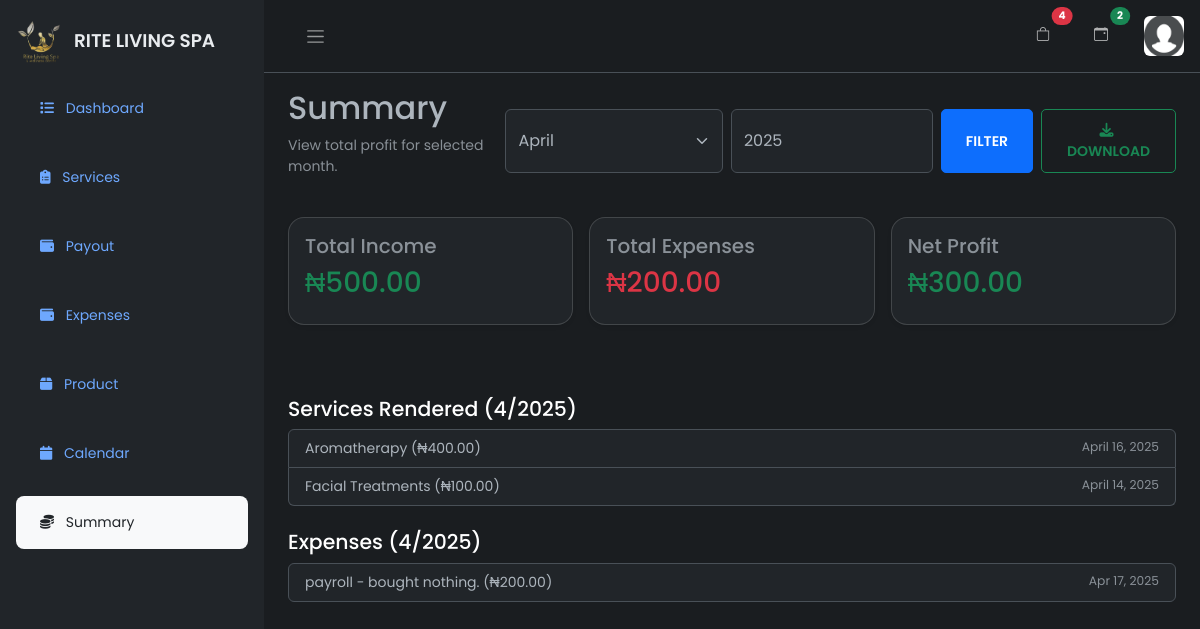
The app's page /profit-summary/ (signed in) with its own data.
### firstApp/models.py (models this page shows, shortened)
class ServiceRendered(models.Model):
    staff_name = models.ForeignKey(CustomUser, on_delete=models.SET_NULL, null=True, blank=True, limit_choices_to={'is_not_secretary': True})
    amount = models.DecimalField(max_digits=10, decimal_places=2)
    PAYMENT_CHOICES = [
        ('cash', 'Cash'),
        ('pos', 'POS'),
        ('transfer', 'Transfer'),
    ]
    mode_of_payment = models.CharField(max_length=10, choices=PAYMENT_CHOICES)
    SERVICE_TYPE_CHOICES = [
        ('solo', 'Solo'),
        ('contract', 'Contract'),
    ]
    service_type = models.CharField(max_length=10, choices=SERVICE_TYPE_CHOICES)
    SERVICE_TYPE_RENDERED = [
        ('Massage Therapy', 'Massage Therapy'),
        ('Facial Treatments', 'Facial Treatments'),
        ('Aromatherapy', 'Aromatherapy'),
        ('Body Scrubs', 'Body Scrubs'),
        ('Steam & Sauna', 'Steam & Sauna'),
        ('Nail Care', 'Nail Care'),
    ]
    service_rendered = models.CharField(max_length=20, null=True, blank=True, choices=SERVICE_TYPE_RENDERED)
    service_date = models.DateField(auto_now_add=True)
    description = models.TextField(null=True, blank=True)
    staff_role = models.CharField(max_length=100, null=True, blank=True)
    customer_name = models.CharField(max_length=255, null=True, blank=True)
    invoice_number = models.CharField(max_length=50, unique=True, null=True, blank=True)
    created_at = models.DateTimeField(auto_now_add=True)
    PAYMENT_STATUS_CHOICES = [
        ('pending', 'Pending'),
        ('confirmed', 'Confirmed'),
    ]
    payment_status = models.CharField(max_length=10, choices=PAYMENT_STATUS_CHOICES, default='pending')
    class Meta:
        verbose_name = "Service Rendered"
        verbose_name_plural = "Services Rendered"
        ordering = ['-service_date']

class Expense(models.Model):
    CATEGORY_CHOICES = [
        ('service', 'Service'),
        ('supplies', 'Supplies'),
        ('payroll', 'Payroll'),
        ('maintenance', 'Maintenance'),
        ('marketing', 'Marketing'),
        ('other', 'Other'),
    ]
    amount = models.DecimalField(max_digits=10, decimal_places=2)  # Stores the amount of the expense
    description = models.TextField()  # A brief description of the expense
    category = models.CharField(max_length=20, choices=CATEGORY_CHOICES, default='other')  # Category of the expense
    date = models.DateTimeField(default=timezone.now)  # Date when the expense was recorded
    created_at = models.DateTimeField(auto_now_add=True)  # Timestamp of when the expense was created
    updated_at = models.DateTimeField(auto_now=True)  # Timestamp of when the expense was last updated
    class Meta:
        verbose_name = 'Expense'
        verbose_name_plural = 'Expenses'
        ordering = ['-date']  # Ordering expenses by most recent date

### firstApp/decorators.py (the view)
    def _wrapped_view(request, *args, **kwargs):
        if not (request.user.is_admin or request.user.is_secretary):
            return HttpResponseForbidden("You are not authorized to view this page.")
        return view_func(request, *args, **kwargs)

### firstApp/templates/auth/summary.html (shortened to what this page needs)
{% extends 'auth/maindash.html' %}
{% load static %}
{% block content %}
<div class="main">
    {% include 'auth/nav.html' %}
    <main class="content px-4 py-3" style="max-height: 90vh; overflow-y: auto;">
        <div class="mb-4 d-flex justify-content-between align-items-center">
            <div>
                <h2>Summary</h2>
                <p class="text-muted">View total profit for selected month.</p>
            </div>
            <div class="d-flex" style="max-width: 800px;">
                <form method="get" class="d-flex me-2" action="">
                    <select name="month" class="form-select me-2" required>
                        {% for number, name in months %}
                            <option value="{{ number }}" {% if selected_month == number %}selected{% endif %}>
                                {{ name }}
                            </option>
                        {% endfor %}
                    </select>
                    <input type="number" name="year" class="form-control me-2" placeholder="Year" value="{{ selected_year }}" required>
                    <button type="submit" class="btn btn-primary">Filter</button>
                </form>
                <form method="get" action="{% url 'download_report' %}">
                    <button type="submit" class="btn btn-outline-success">
                        <i class="fa-solid fa-download me-1"></i> Download
                    </button>
                </form>
            </div>
        </div>
        <div class="row g-3">
            <div class="col-md-4">
                <div class="card shadow-sm p-3 rounded-4">
                    <h5 class="text-muted">Total Income</h5>
                    <h3 class="text-success">₦{{ total_income|floatformat:2 }}</h3>
                </div>
            </div>
            <div class="col-md-4">
                <div class="card shadow-sm p-3 rounded-4">
                    <h5 class="text-muted">Total Expenses</h5>
                    <h3 class="text-danger">₦{{ total_expenses|floatformat:2 }}</h3>
                </div>
            </div>
            <div class="col-md-4">
                <div class="card shadow-sm p-3 rounded-4">
                    <h5 class="text-muted">Net Profit</h5>
                    {% if profit >= 0 %}
                        <h3 class="text-success">₦{{ profit|floatformat:2 }}</h3>
                    {% else %}
                        <h3 class="text-danger">₦{{ profit|floatformat:2 }}</h3>
                    {% endif %}
                </div>
            </div>
        </div>
        <div class="mt-5">
            <h4>Services Rendered ({{ selected_month }}/{{ selected_year }})</h4>
            <ul class="list-group">
                {% for service in services %}
                    <li class="list-group-item d-flex justify-content-between">
                        <span>{{ service.service_rendered }} (₦{{ service.amount|floatformat:2 }})</span>
                        <small class="text-muted">{{ service.service_date }}</small>
                    </li>
                {% empty %}
                    <li class="list-group-item text-center text-muted">No services rendered this month.</li>
                {% endfor %}
            </ul>
            <h4 class="mt-4">Expenses ({{ selected_month }}/{{ selected_year }})</h4>
            <ul class="list-group">
                {% for expense in expenses %}
                    <li class="list-group-item d-flex justify-content-between">
                        <span>{{ expense.category }} - {{ expense.description }} (₦{{ expense.amount|floatformat:2 }})</span>
                        <small class="text-muted">{{ expense.date|date:"M d, Y" }}</small>
                    </li>
                {% empty %}
                    <li class="list-group-item text-center text-muted">No expenses recorded this month.</li>
                {% endfor %}
            </ul>
        </div>
    </main>
</div>
{% endblock %}

### static/firstApp/css/dashboard.css (style rules this page uses)
:root { --c-dark: #212529; --c-brand: #4e57d4; --c-brand-light: #6970dd; --c-brand-rgb: 78, 87, 212; --c-body: #727272; --font-base: "Poppins", sans-serif; --box-shadow: 0px 15px 25px rgba(0,0,0,0.08); --transition: all 0.5s ease; }
body { font-family: 'Poppins', sans-serif; font-size: 0.875rem; opacity: 1; overflow-y: hidden; margin: 0; }
.btn { font-weight: 600; font-size: 14px; text-transform: uppercase; border-radius: 5px; padding: 10px 24px; }
li { list-style: none; }
h4 { font-family: 'Poppins', sans-serif; font-size: 1.275rem; color: var(--bs-emphasis-color); }
.main { display: flex; flex-direction: column; min-height: 100vh; min-width: 0; overflow: hidden; transition: all 0.35s ease-in-out; width: 100%; background: var(--bs-dark-bg-subtle); }
.content { flex: 1; max-width: 100vw; width: 100vw; }
@media (min-width:768px) { .content { max-width: auto; width: auto; } }
.card { box-shadow: 0 0 .875rem 0 rgba(34, 46, 60, .05); margin-bottom: 24px; }

### records on screen
ServiceRendered: service_rendered "Aromatherapy", amount "400.00", service_date "April 16, 2025"
ServiceRendered: service_rendered "Facial Treatments", amount "100.00", service_date "April 14, 2025"
Expense: category "payroll", description "bought nothing.", amount "200.00", date "Apr 17, 2025"

### other values on screen
{{ order_count }} "4"
{{ total_bookings }} "2"
{{ total_income|floatformat:2 }} "500.00"
{{ total_expenses|floatformat:2 }} "200.00"
{{ profit|floatformat:2 }} "300.00"
form field month "April"
